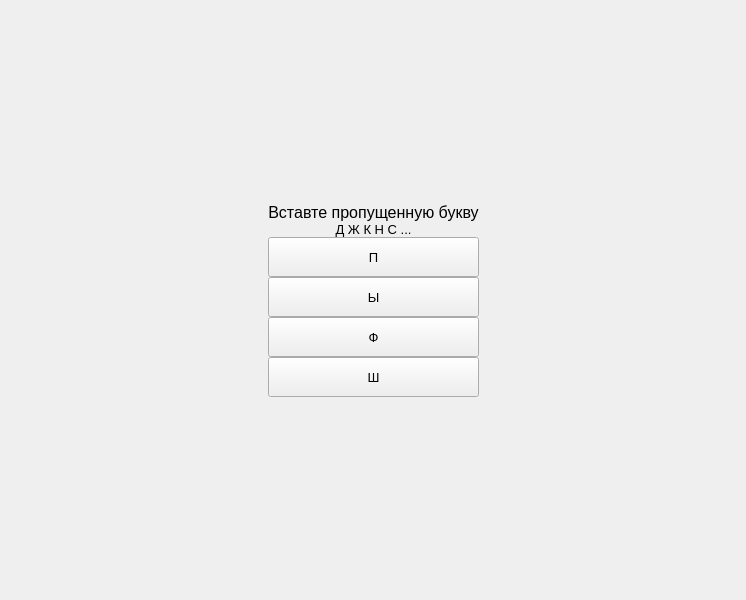
      <widget class="QWidget" name="page_14">
       <layout class="QGridLayout" name="gridLayout_27">
        <item row="0" column="0">
         <widget class="QWidget" name="widget_14" native="true">
          <layout class="QGridLayout" name="gridLayout_28">
           <property name="leftMargin">
            <number>0</number>
           </property>
           <property name="topMargin">
            <number>0</number>
           </property>
           <property name="rightMargin">
            <number>0</number>
           </property>
           <property name="bottomMargin">
            <number>0</number>
           </property>
           <property name="spacing">
            <number>0</number>
           </property>
           <item row="0" column="1">
            <spacer name="verticalSpacer_34">
             <property name="orientation">
              <enum>Qt::Vertical</enum>
             </property>
             <property name="sizeHint" stdset="0">
              <size>
               <width>20</width>
               <height>192</height>
              </size>
             </property>
            </spacer>
           </item>
           <item row="1" column="1">
            <widget class="QLabel" name="label_22">
             <property name="font">
              <font>
               <pointsize>12</pointsize>
              </font>
             </property>
             <property name="text">
              <string>Вставте пропущенную букву</string>
             </property>
             <property name="alignment">
              <set>Qt::AlignCenter</set>
             </property>
            </widget>
           </item>
           <item row="2" column="1">
            <widget class="QLabel" name="label_23">
             <property name="font">
              <font>
               <pointsize>10</pointsize>
              </font>
             </property>
             <property name="text">
              <string>Д Ж К Н С ...</string>
             </property>
             <property name="alignment">
              <set>Qt::AlignCenter</set>
             </property>
            </widget>
           </item>
           <item row="3" column="1">
            <widget class="QPushButton" name="pushButton_43">
             <property name="minimumSize">
              <size>
               <width>0</width>
               <height>40</height>
              </size>
             </property>
             <property name="font">
              <font>
               <pointsize>10</pointsize>
              </font>
             </property>
             <property name="text">
              <string>П</string>
             </property>
            </widget>
           </item>
           <item row="4" column="0" rowspan="2">
            <spacer name="horizontalSpacer_27">
             <property name="orientation">
              <enum>Qt::Horizontal</enum>
             </property>
             <property name="sizeHint" stdset="0">
              <size>
               <width>257</width>
               <height>20</height>
              </size>
             </property>
            </spacer>
           </item>
           <item row="4" column="1">
            <widget class="QPushButton" name="pushButton_44">
             <property name="minimumSize">
              <size>
               <width>0</width>
               <height>40</height>
              </size>
             </property>
             <property name="font">
              <font>
               <pointsize>10</pointsize>
              </font>
             </property>
             <property name="text">
              <string>Ы</string>
             </property>
            </widget>
           </item>
           <item row="5" column="2" rowspan="2">
            <spacer name="horizontalSpacer_28">
             <property name="orientation">
              <enum>Qt::Horizontal</enum>
             </property>
             <property name="sizeHint" stdset="0">
              <size>
               <width>256</width>
               <height>20</height>
              </size>
             </property>
            </spacer>
           </item>
           <item row="6" column="1">
            <widget class="QPushButton" name="pushButton_45">
             <property name="minimumSize">
              <size>
               <width>0</width>
               <height>40</height>
              </size>
             </property>
             <property name="font">
              <font>
               <pointsize>10</pointsize>
              </font>
             </property>
             <property name="text">
              <string>Ф</string>
             </property>
            </widget>
           </item>
           <item row="7" column="1">
            <widget class="QPushButton" name="pushButton_46">
             <property name="minimumSize">
              <size>
               <width>0</width>
               <height>40</height>
              </size>
             </property>
             <property name="font">
              <font>
               <pointsize>10</pointsize>
              </font>
             </property>
             <property name="text">
              <string>Ш</string>
             </property>
            </widget>
           </item>
           <item row="8" column="1">
            <spacer name="verticalSpacer_35">
             <property name="orientation">
              <enum>Qt::Vertical</enum>
             </property>
             <property name="sizeHint" stdset="0">
              <size>
               <width>20</width>
               <height>192</height>
              </size>
             </property>
            </spacer>
           </item>
          </layout>
         </widget>
        </item>
       </layout>
      </widget>
